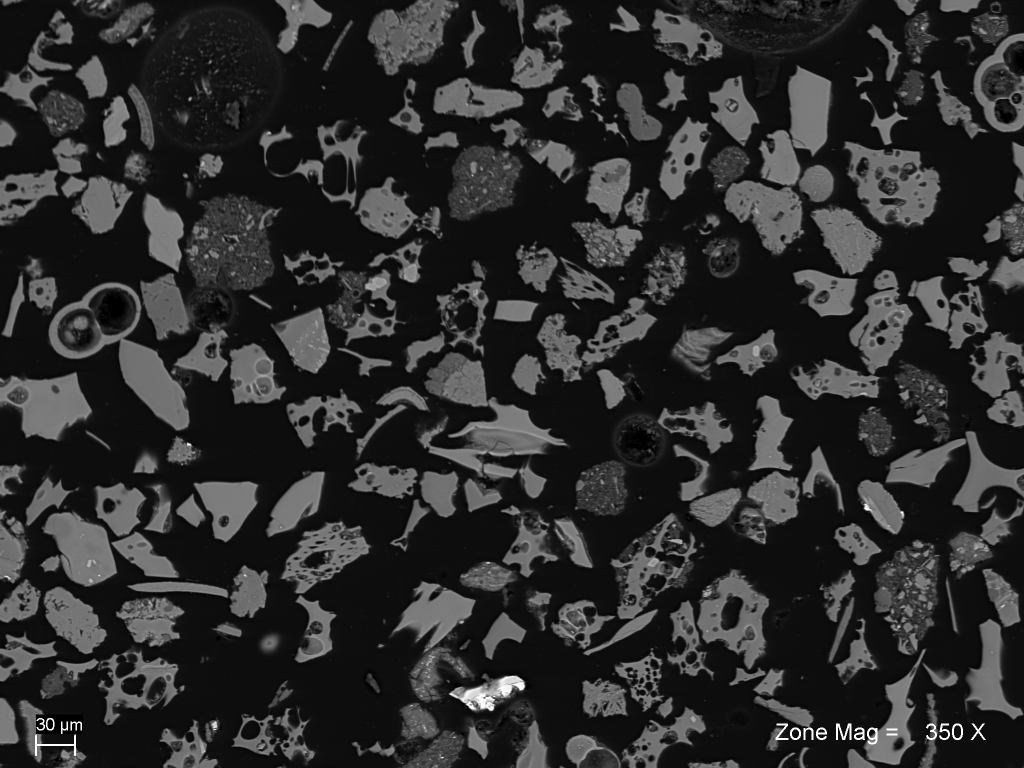
#> input picture LaPignaTephra/Nuova cartella/NDT-375 - Fondi di Baia (CF).tif, 2048 x 1536 px (shown at 1/2 size); its folder holds only this picture in this run
$ python -i grain_segmenter.py   (imports and definitions only)
#> lines starting #> are read from the running program, lines starting #| are printed output that depends on the picture; after the words box and inside, x2 and y2 are one past the last pixel; in counts of white or black regions, pixels touching at a corner belong together
# grain_segmenter.py
# Grain segmentation using Cellpose (like ImageGrains)
# Creates the same visualization style with blue boundaries

import cv2
import numpy as np
import os

# Try to import Cellpose
_CELLPOSE_AVAILABLE = False
_cellpose_model = None

try:
    from cellpose import models
    _CELLPOSE_AVAILABLE = True
except ImportError:
    pass

# Try to import skimage for visualization
try:
    from skimage.segmentation import mark_boundaries
    from skimage.color import label2rgb
    from skimage.measure import label, regionprops, regionprops_table
    _SKIMAGE_AVAILABLE = True
except ImportError:
    _SKIMAGE_AVAILABLE = False


def get_default_model_path():
    """Get path to the ImageGrains model if available."""
    # Check common locations
    possible_paths = [
        os.path.expanduser("~/imagegrains/models/IG2_full_set_cp_SAM"),
        os.path.expanduser("~/imagegrains/models/IG2_full_set.200525"),
        os.path.expanduser("~/Downloads/imagegrains-main/imagegrains-main/models/full_set_1.170223"),
        "C:/Users/itsvi/Downloads/imagegrains-main/imagegrains-main/models/full_set_1.170223",
    ]
    for path in possible_paths:
        if os.path.exists(path):
            return path
    return None


def segment_with_cellpose(img, model_path=None, diameter=None, min_size=15, use_gpu=False):
    """
    Segment grains using Cellpose (like ImageGrains).
    Falls back to simple thresholding if Cellpose fails.
    """
    global _cellpose_model

    # Try Cellpose first
    if _CELLPOSE_AVAILABLE:
        try:
            if model_path is None:
                model_path = get_default_model_path()

            if model_path and os.path.exists(model_path):
                # Load model (cache it)
                if _cellpose_model is None or getattr(_cellpose_model, '_model_path', None) != model_path:
                    print(f"[grain_segmenter] Loading Cellpose model from: {model_path}")
                    _cellpose_model = models.CellposeModel(gpu=use_gpu, pretrained_model=model_path)
                    _cellpose_model._model_path = model_path

                # Run segmentation
                masks, flows, styles = _cellpose_model.eval(
                    [img],
                    diameter=diameter,
                    min_size=int(min_size),
                    channels=None,
                )

                if masks and masks[0] is not None:
                    labels = masks[0]
                    num_grains = len(np.unique(labels)) - 1
                    if num_grains > 0:
                        print(f"[grain_segmenter] Cellpose found {num_grains} grains")
                        return labels.astype(np.int32), num_grains
        except Exception as e:
            print(f"[grain_segmenter] Cellpose failed: {e}, falling back to thresholding...")

    # Fallback: Simple thresholding (works well for grains on white/light background)
    print("[grain_segmenter] Using simple thresholding segmentation...")
    return segment_with_threshold(img, min_size=min_size)


def segment_with_threshold(img, min_size=15):
    """
    Simple but effective segmentation using Otsu thresholding.
    Works well for grains on uniform background.
    """
    # Convert to grayscale
    if len(img.shape) == 3:
        gray = cv2.cvtColor(img, cv2.COLOR_RGB2GRAY)
    else:
        gray = img.copy()

    # Apply Gaussian blur to reduce noise
    blurred = cv2.GaussianBlur(gray, (5, 5), 0)

    # Otsu thresholding - automatically finds optimal threshold
    _, thresh = cv2.threshold(blurred, 0, 255, cv2.THRESH_BINARY_INV + cv2.THRESH_OTSU)

    # Morphological operations to clean up
    kernel = cv2.getStructuringElement(cv2.MORPH_ELLIPSE, (3, 3))
    thresh = cv2.morphologyEx(thresh, cv2.MORPH_OPEN, kernel, iterations=2)
    thresh = cv2.morphologyEx(thresh, cv2.MORPH_CLOSE, kernel, iterations=2)

    # Watershed to split touching grains
    dist = cv2.distanceTransform(thresh, cv2.DIST_L2, 5)
    _, sure_fg = cv2.threshold(dist, 0.3 * dist.max(), 255, 0)
    sure_fg = np.uint8(sure_fg)
    sure_bg = cv2.dilate(thresh, kernel, iterations=3)
    unknown = cv2.subtract(sure_bg, sure_fg)

    _, markers = cv2.connectedComponents(sure_fg)
    markers = markers + 1
    markers[unknown == 255] = 0

    # Need BGR for watershed
    img_bgr = cv2.cvtColor(img, cv2.COLOR_RGB2BGR) if len(img.shape) == 3 else cv2.cvtColor(img, cv2.COLOR_GRAY2BGR)
    markers = cv2.watershed(img_bgr, markers)

    # Create clean labels
    labels = np.zeros_like(markers, dtype=np.int32)
    label_id = 1
    for region_id in np.unique(markers):
        if region_id <= 1:  # Skip background and boundaries
            continue
        mask = (markers == region_id)
        area = np.sum(mask)
        if area >= min_size:
            labels[mask] = label_id
            label_id += 1

    num_grains = label_id - 1
    print(f"[grain_segmenter] Threshold segmentation found {num_grains} grains")
    return labels, num_grains


def filter_grains(labels, edge_filter=0.1, min_axis_px=8):
    """
    Filter grains by edge location and minimum size (like ImageGrains).

    Parameters:
    -----------
    labels : ndarray
        Labeled mask
    edge_filter : float
        Fraction of image edge to exclude (0.0-0.5)
    min_axis_px : int
        Minimum minor axis length in pixels

    Returns:
    --------
    filtered_labels : ndarray
        Filtered labeled mask
    num_grains : int
        Number of grains after filtering
    """
    if not _SKIMAGE_AVAILABLE:
        return labels, len(np.unique(labels)) - 1

    h, w = labels.shape
    edge_y = int(h * edge_filter)
    edge_x = int(w * edge_filter)

    # Get region properties
    props = regionprops(labels)

    # Create filtered mask
    filtered = np.zeros_like(labels)
    new_label = 1

    for prop in props:
        # Check centroid location (edge filter)
        cy, cx = prop.centroid
        if edge_filter > 0:
            if cy < edge_y or cy > (h - edge_y):
                continue
            if cx < edge_x or cx > (w - edge_x):
                continue

        # Check minimum axis length
        if prop.minor_axis_length < min_axis_px:
            continue

        # Keep this grain
        filtered[labels == prop.label] = new_label
        new_label += 1

    return filtered, new_label - 1


# [75 lines left out: functions create_overlay_imagegrains_style, create_overlay_simple, not called in this run]


def extract_grain_patches(img, labels, padding=20, scale=1.0, target_size=(299, 299)):
    """
    Extract individual grain patches from the image based on labels.
    """
    grains = []

    for label_id in np.unique(labels):
        if label_id == 0:
            continue

        ys, xs = np.where(labels == label_id)
        if len(ys) == 0:
            continue

        area = len(ys)

        # Bounding box
        y_min, y_max = ys.min(), ys.max()
        x_min, x_max = xs.min(), xs.max()
        h = y_max - y_min + 1
        w = x_max - x_min + 1

        # Add padding
        x1 = max(x_min - padding, 0)
        y1 = max(y_min - padding, 0)
        x2 = min(x_max + padding, img.shape[1])
        y2 = min(y_max + padding, img.shape[0])

        # Scale
        bw = x2 - x1
        bh = y2 - y1
        side = int(max(bw, bh) * scale)

        cx = x1 + bw // 2
        cy = y1 + bh // 2

        x1s = max(cx - side // 2, 0)
        y1s = max(cy - side // 2, 0)
        x2s = min(cx + side // 2, img.shape[1])
        y2s = min(cy + side // 2, img.shape[0])

        patch = img[y1s:y2s, x1s:x2s]

        if patch is None or patch.size == 0 or patch.shape[0] < 10 or patch.shape[1] < 10:
            continue

        patch = cv2.resize(patch, target_size)

        # Create preview with boundary
        preview = patch.copy()
        try:
            mask_patch = (labels[y1s:y2s, x1s:x2s] == label_id).astype(np.uint8) * 255
            mask_patch = cv2.resize(mask_patch, target_size, interpolation=cv2.INTER_NEAREST)
            contours, _ = cv2.findContours(mask_patch, cv2.RETR_EXTERNAL, cv2.CHAIN_APPROX_SIMPLE)
            # Draw green outline
            preview_bgr = cv2.cvtColor(preview, cv2.COLOR_RGB2BGR)
            cv2.drawContours(preview_bgr, contours, -1, (0, 255, 100), 2)
            preview = cv2.cvtColor(preview_bgr, cv2.COLOR_BGR2RGB)
        except Exception:
            preview = patch

        grains.append({
            "image": patch,
            "preview": preview,
            "bbox": (x1s, y1s, x2s, y2s),
            "area": area,
            "label_id": int(label_id),
        })

    return grains


def segment_and_extract(img, model_path=None, diameter=None, min_size=15,
                        edge_filter=0.1, min_axis_px=8, padding=20, scale=1.0,
                        use_gpu=False, stage_cb=None):
    """
    Complete pipeline: segment with Cellpose, filter, and extract patches.

    Returns:
    --------
    grains : list
        List of grain dicts with 'image', 'preview', etc.
    labels : ndarray
        Labeled mask
    num_grains : int
        Number of grains
    """
    if stage_cb:
        stage_cb("segment", 10, "Running Cellpose segmentation...")

    labels, num_raw = segment_with_cellpose(
        img,
        model_path=model_path,
        diameter=diameter,
        min_size=min_size,
        use_gpu=use_gpu
    )

    if stage_cb:
        stage_cb("filter", 40, f"Filtering {num_raw} grains...")

    labels, num_grains = filter_grains(labels, edge_filter=edge_filter, min_axis_px=min_axis_px)

    if stage_cb:
        stage_cb("extract", 60, f"Extracting {num_grains} grain patches...")

    grains = extract_grain_patches(img, labels, padding=padding, scale=scale)

    if stage_cb:
        stage_cb("done", 95, f"Done: {len(grains)} grains")

    return grains, labels, len(grains)


# [23 lines left out: function save_overlay, not called in this run]

>>> import cv2
>>> picture = cv2.cvtColor(cv2.imread('LaPignaTephra/Nuova cartella/NDT-375 - Fondi di Baia (CF).tif'), cv2.COLOR_BGR2RGB)
#> picture is the input picture: shape (1536, 2048, 3); min 0, max 255, mean 45.4
>>> result = segment_and_extract(picture)
#> in segment_with_threshold, `_, thresh = cv2.threshold(blurred, 0, 255, cv2.THRESH_BINARY_INV + cv2..`:
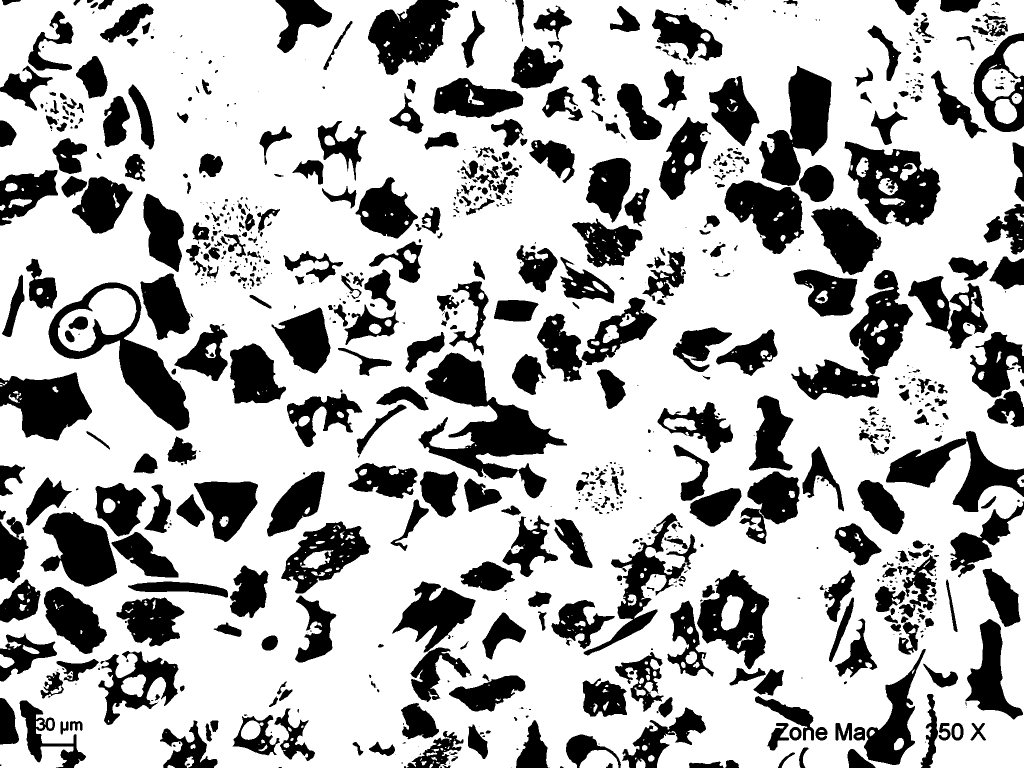
#> thresh: shape (1536, 2048) (shown at 1/2 size); 70.5% white; 931 black regions (390 under 20 px), largest, box (x1, y1, x2, y2) and area: (837, 705, 1134, 959) 27629, (97, 565, 379, 861) 21054, (1689, 283, 1881, 453) 18039
#> in segment_with_threshold, `markers[unknown == 255] = 0`:
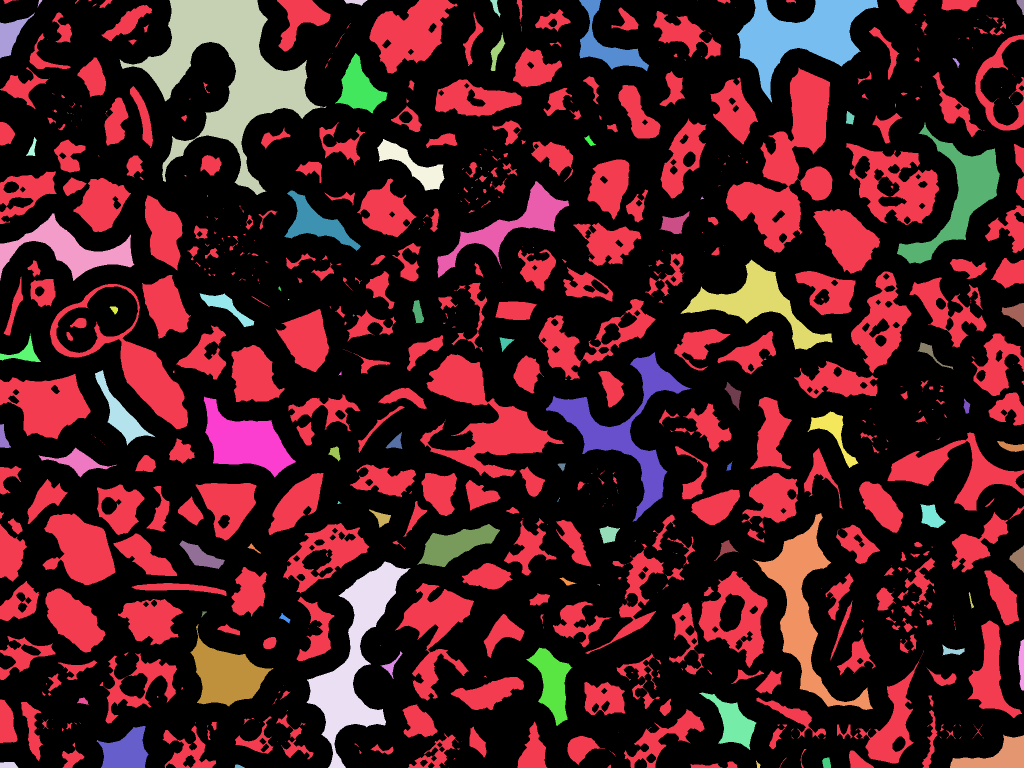
#> markers: shape (1536, 2048) int32 (shown at 1/2 size); 85 distinct labels, from 0 to 84; one colour per label, 0 black
#> in segment_with_threshold, `markers = cv2.watershed(img_bgr, markers)`:
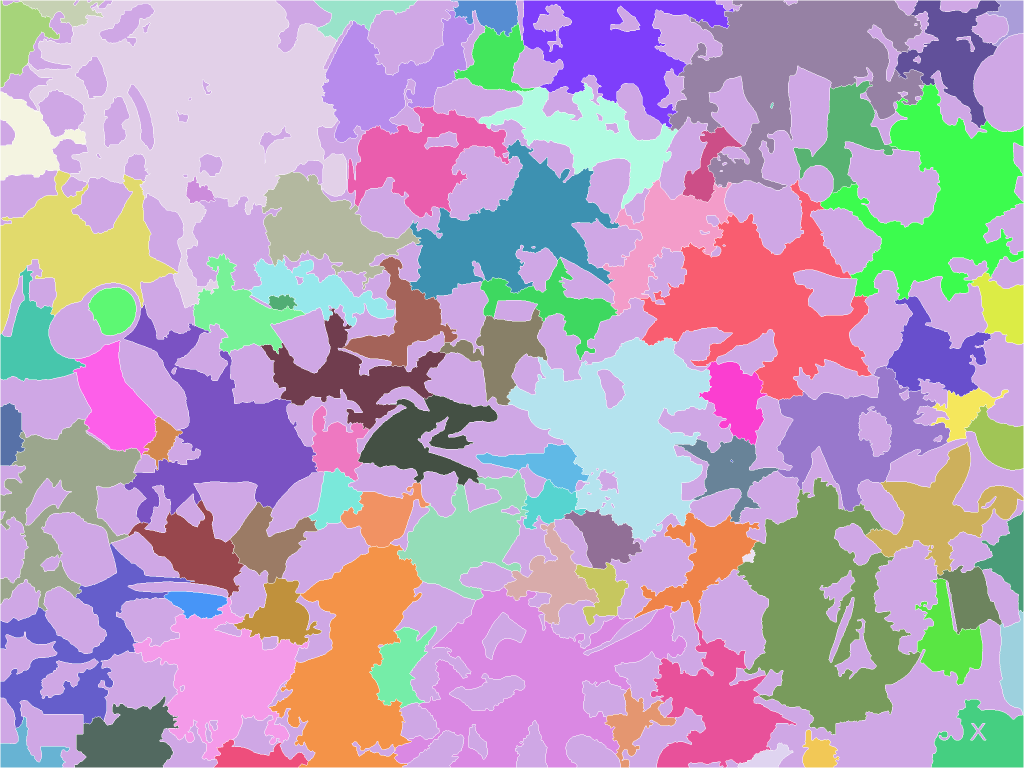
#> markers: shape (1536, 2048) int32 (shown at 1/2 size); 84 distinct labels, from -1 to 84; one colour per label, 0 black, -1 white
#> the loop in segment_with_threshold, `for region_id in np.unique(markers):` made 84 passes
#> area on passes 3 to 10: 4547, 173884, 7359, 5982, 48207, 87620, 3068, 10638
#> after the loop in segment_with_threshold, `for region_id in np.unique(markers):`:
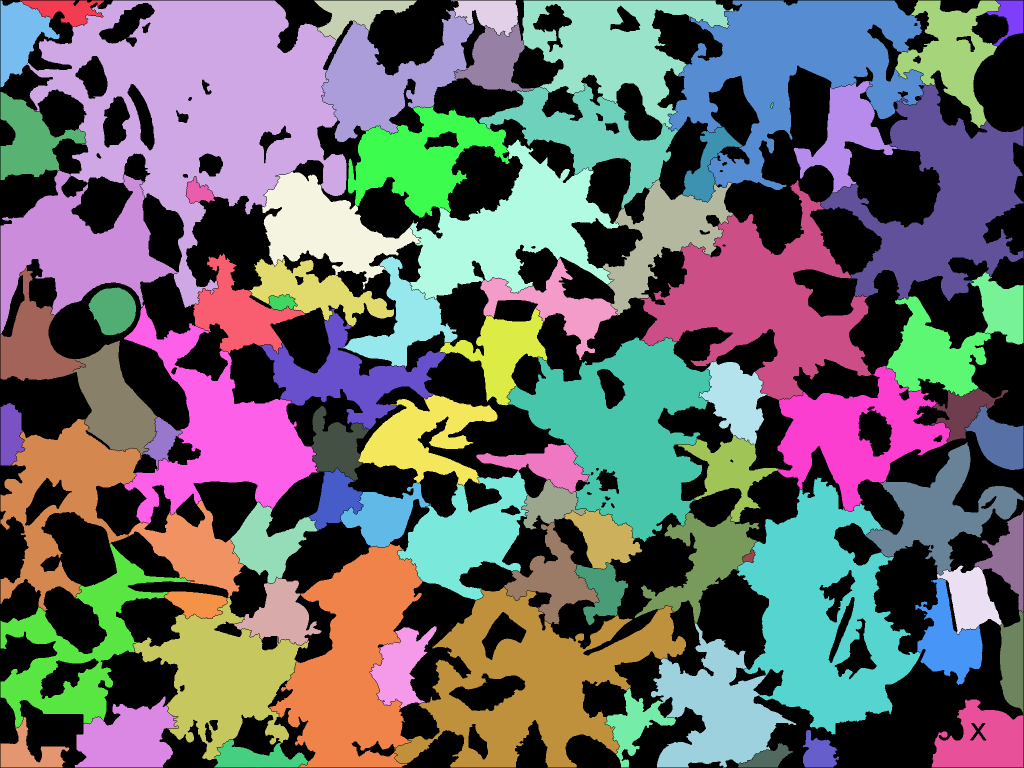
#> labels: shape (1536, 2048) int32 (shown at 1/2 size); 82 distinct labels, from 0 to 81; one colour per label, 0 black
#> after the loop in segment_with_threshold, `for region_id in np.unique(markers):`: label_id = 82
#> in segment_with_threshold, `num_grains = label_id - 1`: num_grains = 81
#| [grain_segmenter] Threshold segmentation found 81 grains
#> in filter_grains, `props = regionprops(labels)`: props = 81 regions; largest, box (x1, y1, x2, y2) and area: (54, 1, 693, 616) 173884, (1473, 955, 1842, 1469) 93665, (788, 1174, 1372, 1535) 89648, (1336, 1, 1850, 380) 87620, (1014, 675, 1423, 1084) 84222
#> the loop in filter_grains, `for prop in props:` made 81 passes
#> (cy, cx) on passes 1 to 8: (19.43, 131.3), (205.7, 404.3), (25.88, 712.9), (27.18, 980.5), (91.9, 1229), (132.1, 1587.7), (33.74, 2021.9), (72.84, 39.43)
#> after the loop in filter_grains, `for prop in props:`:
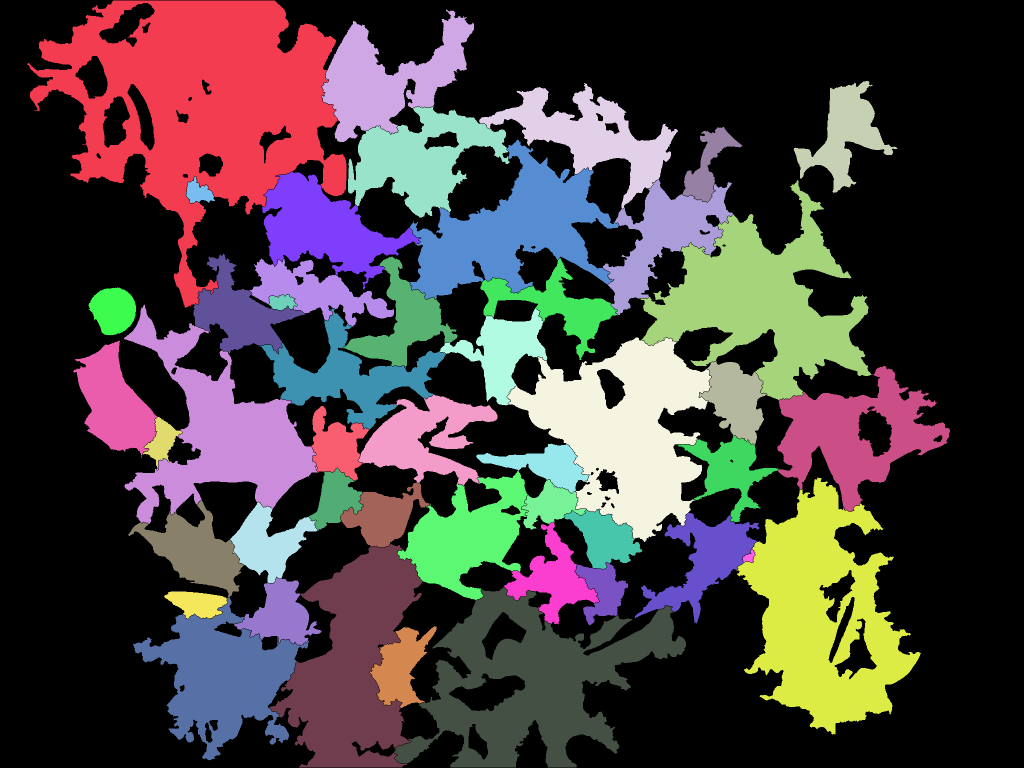
#> filtered: shape (1536, 2048) int32 (shown at 1/2 size); 48 distinct labels, from 0 to 47; one colour per label, 0 black
#> after the loop in filter_grains, `for prop in props:`: new_label = 48
#> in segment_and_extract, `labels, num_grains = filter_grains(labels, edge_filter=edge_filter, mi..`: num_grains = 47
#> the loop in extract_grain_patches, `for label_id in np.unique(labels):` made 48 passes
#> (area, y_min, y_max, x_min, x_max, h, w, x1) on passes 2 to 9: (173884, 1, 615, 54, 692, 615, 639, 34), (35960, 19, 283, 643, 947, 265, 305, 623), (17052, 162, 385, 1587, 1794, 224, 208, 1567), (31338, 166, 417, 958, 1355, 252, 398, 938), (34905, 213, 434, 696, 1019, 222, 324, 676), (57268, 279, 598, 819, 1238, 320, 420, 799), (32913, 343, 578, 524, 841, 236, 318, 504), (1717, 353, 405, 372, 429, 53, 58, 352)
#> after the loop in extract_grain_patches, `for label_id in np.unique(labels):`:
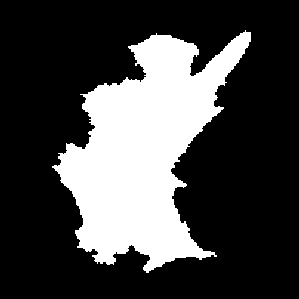
#> mask_patch: shape (299, 299); 26.9% white; 1 white region, box (x1, y1, x2, y2) and area: (52, 30, 251, 273) 24025
#> after the loop in extract_grain_patches, `for label_id in np.unique(labels):`:
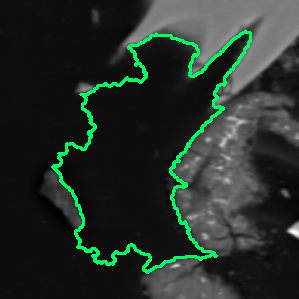
#> preview: shape (299, 299, 3); mean B, G, R 41.7, 48.2, 37.5
